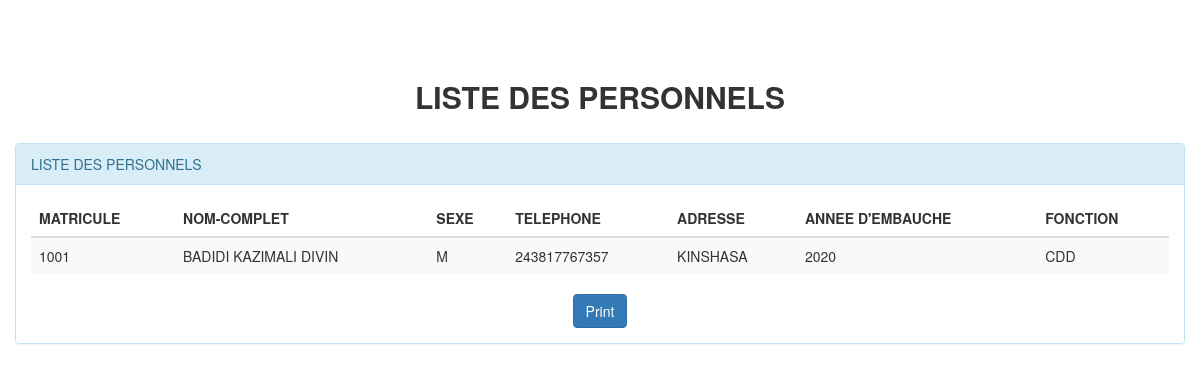
Screenshot of /view/imprimer.php (signed in) with the database file from the repository.
### tables this page shows
CREATE TABLE `personnels` (
  `matricule` varchar(15) NOT NULL,
  `nom` varchar(25) NOT NULL,
  `postnom` varchar(25) NOT NULL,
  `prenom` varchar(25) NOT NULL,
  `sexe` varchar(1) NOT NULL,
  `tel` varchar(15) NOT NULL,
  `adresse` varchar(255) NOT NULL,
  `date_embauche` varchar(50) NOT NULL,
  `type_contrat` varchar(50) NOT NULL
);

### model/imprimer.php (called while the page is built)
<?php
	$requete="SELECT * FROM personnels";
	$ps=$pdo->query($requete);

### view/imprimer.php (the view, shortened to what this page needs)
<?php
	require_once '../bdd/connexion.php';
	require_once('../model/imprimer.php');
	?>
<!DOCTYPE html>
<html>
<head>
	<link rel="stylesheet" href="../includes/css/bootstrap.css">
</head>
<body>
			<div class="container headings text-center margetop" >
				<h2 class=" pt-1" style="font-weight: bold;">LISTE DES PERSONNELS</h2>
			</div>
		<div class="col-md-12 col-xs-12 spacer">
				<div class="panel panel-info spacer">
					<div class="panel-heading">
						LISTE DES PERSONNELS
					</div>
					<div class="panel-body">
						<table class="table table-striped">
							<thead>
								<tr>
									<th>MATRICULE</th><th>NOM-COMPLET</th><th>SEXE</th><th>TELEPHONE</th><th>ADRESSE</th><th>ANNEE D'EMBAUCHE</th><th>FONCTION</th>
								</tr>
							</thead>
							<tbody>
								<?php while ($et=$ps->fetch()){?>
								<tr>
								<td><?php  echo($et['matricule'])?></td>
								<td><?php  echo($et['nom']." ".$et['postnom']." ".$et['prenom'])?></td>
								<td><?php  echo($et['sexe'])?></td>
								<td><?php  echo($et['tel'])?></td>
								<td><?php  echo($et['adresse'])?></td>
								<td><?php  echo($et['date_embauche'])?></td>
								<td><?php  echo($et['type_contrat'])?></td>
											</tr>
									<?php } ?>
							</tbody>
						</table>
						<div class="text-center">
							<button onclick="window.print();" class="btn btn-primary">Print</button>
						</div>
					</div>
				</div>
			</div>
</body>
</html>

### view/imprimer.php (style rules this page uses)
.margetop { margin-top: 60px; }
.spacer { margin-top: 10px; }

### rows the page displays
personnels: matricule "1001", nom "BADIDI", postnom "KAZIMALI", prenom "DIVIN", sexe "M", tel "243817767357", adresse "KINSHASA", date_embauche "2020", type_contrat "CDD"
